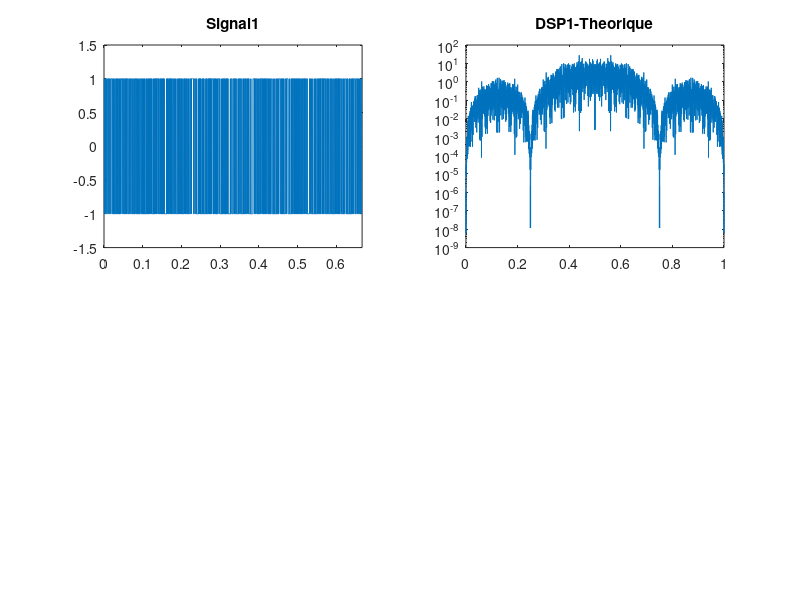

Write the MATLAB code that produced this figure. (Note: this script raises an error after producing the figure.)
close all;
clear all;
nb_bits = 1000;
bits = randi([0,1],1,nb_bits);
Fe = 24000;
Rb = 6000;

%Modulateur 1
Symboles1 = 2 * bits -1;
Ns1 = 4;
Suite_diracs1 = kron(Symboles1, [1 zeros(1,Ns1-1)]);
h1 = ones(1, Ns1);
SignalModule1 = filter(h1,1,Suite_diracs1);
figure('Name', 'Signal 1');
subplot(2,2,1);
plot((0:(nb_bits*Ns1 - 1))/Rb, SignalModule1);
axis([0 (nb_bits*Ns1 - 1)/Rb -1.5 1.5]);
title('Signal1');
%Part of calulating and printing DSP1_Theorique
DSP1_theorique = (1 / length(SignalModule1)) * abs(fft(SignalModule1, 2^nextpow2(length(SignalModule1)))).^2;
subplot(2,2,2);
semilogy(linspace(0,1,length(DSP1_theorique)),fftshift(DSP1_theorique));
title('DSP1-Theorique');
%Part of calulatting and printing DSP1_Simulaire
DSP1_simulaire = pwelch(SignalModule1,[],[],[],Fe,'twosided', 'centered');
subplot(2,2,4);semilogy(DSP1_simulaire);
title('DSP1-Simulaire');

%Moulateur 2
Symboles2 = bi2de((reshape(bits, 2, []).'),'left-msb') .* 2 -3;
Ns2 = 8;
Suite_diracs2 = kron(Symboles2', [1 zeros(1,Ns2-1)]);
h2 = ones(1, Ns2);
SignalModule2 = filter(h2,1,Suite_diracs2);
figure('Name', 'Signal 2');
subplot(2,2,1);
plot((0:(nb_bits*Ns2/2 - 1))/Rb, SignalModule2);
axis([0 (nb_bits*Ns2/2 - 1)/Rb -3.5 3.5]);
title('Signal2');
%Part of calulating and printing DSP2_Theorique
DSP2_theorique = (1 / length(SignalModule2)) * abs(fft(SignalModule2, 2^nextpow2(length(SignalModule2)))).^2;
subplot(2,2,2);
semilogy(linspace(0,1,length(DSP2_theorique)),fftshift(DSP2_theorique));
title('DSP2-Theorique');
%Part of calulatting and printing DSP2_Simulaire
DSP2_simulaire = pwelch(SignalModule2,[],[],[],Fe,'twosided', 'centered');
subplot(2,2,4);semilogy(DSP2_simulaire);
title('DSP2-Simulaire');


%Moulateur 3
Symboles3 = 2 * bits -1;
Ns3 = 4;
Suite_diracs3 = kron(Symboles3, [1 zeros(1,Ns3-1)]);
h3 = [-ones(1, floor(Ns3/2)) ones(1, ceil(Ns3/2))];
SignalModule3 = filter(h3,1,Suite_diracs3);
figure('Name', 'Signal 3');
subplot(2,2,1);
plot((0:(nb_bits*Ns3 - 1))/Rb, SignalModule3);
axis([0 (nb_bits*Ns3 - 1)/Rb -1.5 1.5]);
title('Signal3');
%Part of calulating and printing DSP3_Theorique
DSP3_theorique = (1 / length(SignalModule3)) * abs(fft(SignalModule3, 2^nextpow2(length(SignalModule3)))).^2;
subplot(2,2,2);
semilogy(linspace(0,1,length(DSP3_theorique)),fftshift(DSP3_theorique));
title('DSP3-Theorique');
%Part of calulatting and printing DSP3_Simulaire
DSP3_simulaire = pwelch(SignalModule3,[],[],[],Fe,'twosided', 'centered');
subplot(2,2,4);semilogy(DSP3_simulaire);
title('DSP3-Simulaire');



%Moulateur 4
Symboles4 = 2 * bits -1;
Ns4 = 4;
Suite_diracs4 = kron(Symboles4, [1 zeros(1,Ns4-1)]);
h4 = rcosdesign(0.5,8,Ns4);
SignalModule4 = filter(h4,1,Suite_diracs4);
figure('Name', 'Signal 4');
subplot(2,2,1);
plot((0:(nb_bits*Ns4 - 1))/Rb, SignalModule4);
axis([0 (nb_bits*Ns4 - 1)/Rb -1.5 1.5]);
%Part of calulatting and printing DSP4_Simulaire
DSP4_simulaire = pwelch(SignalModule4,[],[],[],Fe,'twosided', 'centered');
subplot(2,2,4);semilogy(DSP4_simulaire);
title('DSP4-Simulaire');


%2
figure('Name', 'DSP-Simulaire');
semilogy(DSP1_simulaire);
hold on;
semilogy(DSP2_simulaire);
hold on;
semilogy(DSP3_simulaire);
hold on;
semilogy(DSP4_simulaire);
title('Compare for DSP-Simulaire of each signal')
legend('Signal 1', 'Signal 2', 'Signal 3', 'Signal 4');
